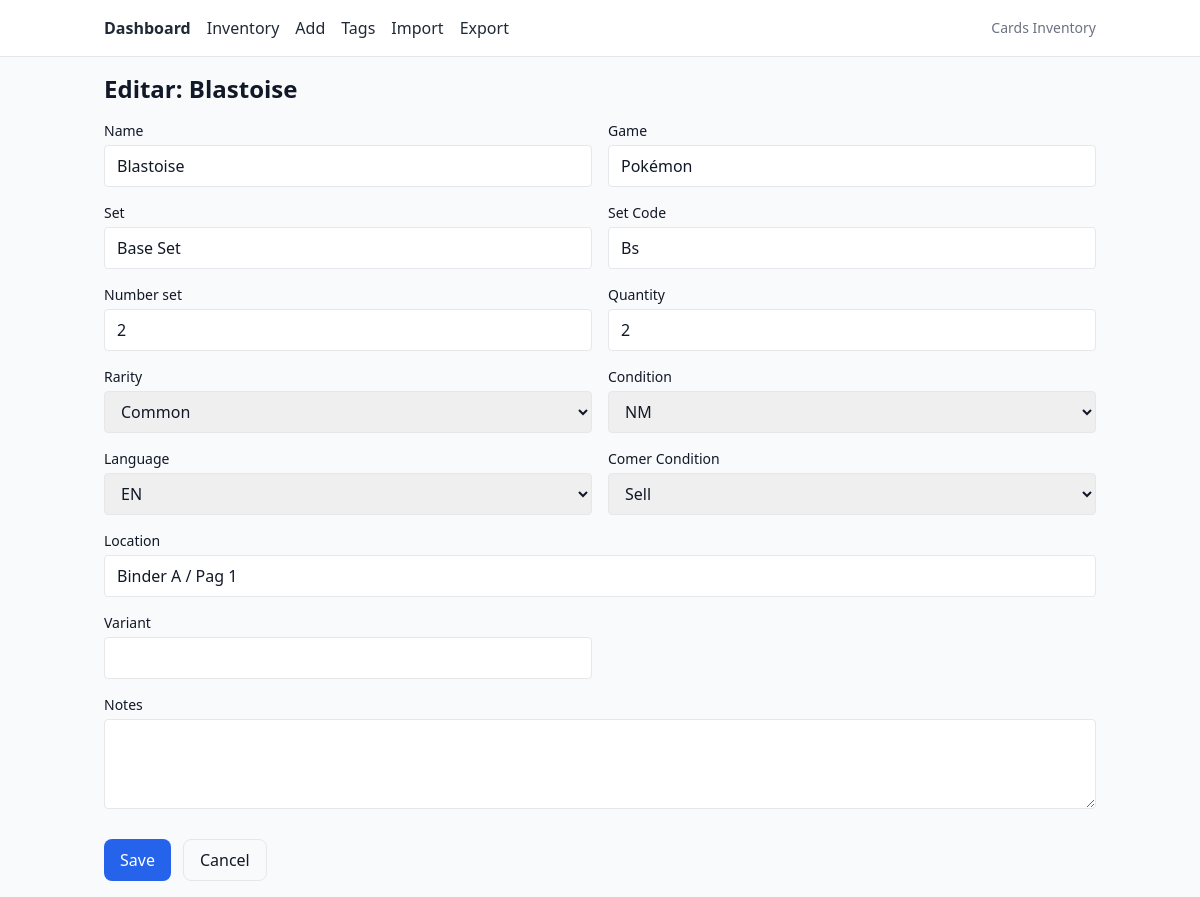
The page /item/4/edit on the database its author committed.
### app/models/inventory.py (models this page shows)
class InventoryItem(SQLModel, table=True):
    __tablename__ = "inventoryitem"
    __table_args__ = ()
    id: Optional[int] = Field(default=None, primary_key=True)
    name: str = Field(index=True)
    game: str = Field(index=True)
    set_name: str = Field(index=True)
    set_code: Optional[str] = Field(default=None, index=True)
    number_set: int = Field(index=True)
    rarity: Rarity = Field(sa_column=Column(SAEnum(Rarity, name="rarity"), nullable=False))
    condition: Condition = Field(sa_column=Column(SAEnum(Condition, name="condition"), nullable=False))
    language: Language = Field(sa_column=Column(SAEnum(Language, name="language"), nullable=False))
    quantity: int = Field(default=0, ge=0, index=True)
    location: Optional[str] = None
    comercial_condition: ComercialCondition = Field(
        default=ComercialCondition.COLLECTION,
        sa_column=Column(SAEnum(ComercialCondition, name="comercial_condition"), nullable=False)
    )
    variant: Optional[str] = Field(default=None, index=True)
    notes: Optional[str] = None
    image_path: Optional[str] = None
    tags: list["Tag"] = Relationship(back_populates="items", link_model=ItemTag)

### app/routers/pages.py (the view)
@router.get("/item/{item_id}/edit", name="edit_item_page", response_class=HTMLResponse)
def edit_item_page(request: Request, item_id: int, session: Session = Depends(get_session)):
    templates = request.app.state.templates
    item = session.get(InventoryItem, item_id)
    if not item:
        return templates.TemplateResponse(
            "items/edit.html",
            {
                "request": request,
                "item": None,
                "errors": ["The item didn't exits."],
                "rarities": list(Rarity),
                "conditions": list(Condition),
                "languages": list(Language),
                "comercial_conditions": list(ComercialCondition),
            },
            status_code=404,
        )
    return templates.TemplateResponse(
        "items/edit.html",
        {
            "request": request,
            "item": item,
            "errors": [],
            "rarities": list(Rarity),
            "conditions": list(Condition),
            "languages": list(Language),
            "comercial_conditions": list(ComercialCondition),
        },
    )

### app/templates/items/edit.html (shortened to what this page needs)
{% extends "base.html" %}
{% block content %}
{% if not item %}
  <h1 class="text-2xl font-bold mb-4">Item not found</h1>
  {% if errors and errors|length %}
    <div class="mb-4 p-3 rounded border border-red-300 bg-red-50 text-red-800">
      <ul class="list-disc list-inside">
        {% for e in errors %}<li>{{ e }}</li>{% endfor %}
      </ul>
    </div>
  {% endif %}
  <a href="{{ request.url_for('items_page') }}" class="underline">Back to inventory</a>
{% else %}
<h1 class="text-2xl font-bold mb-4">Editar: {{ item.name }}</h1>
<form method="post" action="{{ request.url_for('update_item', item_id=item.id) }}" class="grid grid-cols-1 md:grid-cols-2 gap-4">
  <div><label class="block text-sm font-medium mb-1">Name</label>
    <input name="name" value="{{ item.name }}" required class="w-full border rounded px-3 py-2"/>
  </div>
  <div><label class="block text-sm font-medium mb-1">Game</label>
    <input name="game" value="{{ item.game }}" required class="w-full border rounded px-3 py-2"/>
  </div>
  <div><label class="block text-sm font-medium mb-1">Set</label>
    <input name="set_name" value="{{ item.set_name }}" required class="w-full border rounded px-3 py-2"/>
  </div>
  <div><label class="block text-sm font-medium mb-1">Set Code</label>
    <input name="set_code" value="{{ item.set_code or '' }}" class="w-full border rounded px-3 py-2"/>
  </div>
  <div><label class="block text-sm font-medium mb-1">Number set</label>
    <input type="number" min="0" step="1" name="number_set" value="{{ item.number_set }}" required class="w-full border rounded px-3 py-2"/>
  </div>
  <div><label class="block text-sm font-medium mb-1">Quantity</label>
    <input type="number" min="0" step="1" name="quantity" value="{{ item.quantity }}" required class="w-full border rounded px-3 py-2"/>
  </div>
  <div><label class="block text-sm font-medium mb-1">Rarity</label>
    <select name="rarity" required class="w-full border rounded px-3 py-2">
      {% for r in rarities %}
        {% set val = r.value %}
        <option value="{{ val }}" {{ 'selected' if item.rarity.value == val else '' }}>{{ val }}</option>
      {% endfor %}
    </select>
  </div>
  <div><label class="block text-sm font-medium mb-1">Condition</label>
    <select name="condition" required class="w-full border rounded px-3 py-2">
      {% for c in conditions %}
        {% set val = c.value %}
        <option value="{{ val }}" {{ 'selected' if item.condition.value == val else '' }}>{{ val }}</option>
      {% endfor %}
    </select>
  </div>
  <div><label class="block text-sm font-medium mb-1">Language</label>
    <select name="language" required class="w-full border rounded px-3 py-2">
      {% for l in languages %}
        {% set val = l.value %}
        <option value="{{ val }}" {{ 'selected' if item.language.value == val else '' }}>{{ val }}</option>
      {% endfor %}
    </select>
  </div>
  <div><label class="block text-sm font-medium mb-1">Comer Condition</label>
    <select name="comercial_condition" class="w-full border rounded px-3 py-2">
      {% for cc in comercial_conditions %}
        {% set val = cc.value %}
        <option value="{{ val }}" {{ 'selected' if item.comercial_condition.value == val else '' }}>{{ val }}</option>
      {% endfor %}
    </select>
  </div>
  <div class="md:col-span-2"><label class="block text-sm font-medium mb-1">Location</label>
    <input name="location" value="{{ item.location or '' }}" class="w-full border rounded px-3 py-2"/>
  </div>
  <div><label class="block text-sm font-medium mb-1">Variant</label>
    <input name="variant" value="{{ item.variant or '' }}" class="w-full border rounded px-3 py-2"/>
  </div>
  <div class="md:col-span-2"><label class="block text-sm font-medium mb-1">Notes</label>
    <textarea name="notes" rows="3" class="w-full border rounded px-3 py-2">{{ item.notes or '' }}</textarea>
  </div>
  <div class="md:col-span-2 flex gap-3 pt-2">
    <button class="px-4 py-2 bg-blue-600 text-white rounded-lg">Save</button>
    <a href="{{ request.url_for('item_detail_page', item_id=item.id) }}" class="px-4 py-2 border rounded-lg">Cancel</a>
  </div>
</form>
{% endif %}
{% endblock %}

### rows shown on the page
InventoryItem: name "Blastoise", game "Pokémon", set_name "Base Set", set_code "Bs", number_set "2", quantity "2", location "Binder A / Pag 1"

### other values the page prints
form field rarity "Common"
form field condition "NM"
form field language "EN"
form field comercial_condition "Sell"
